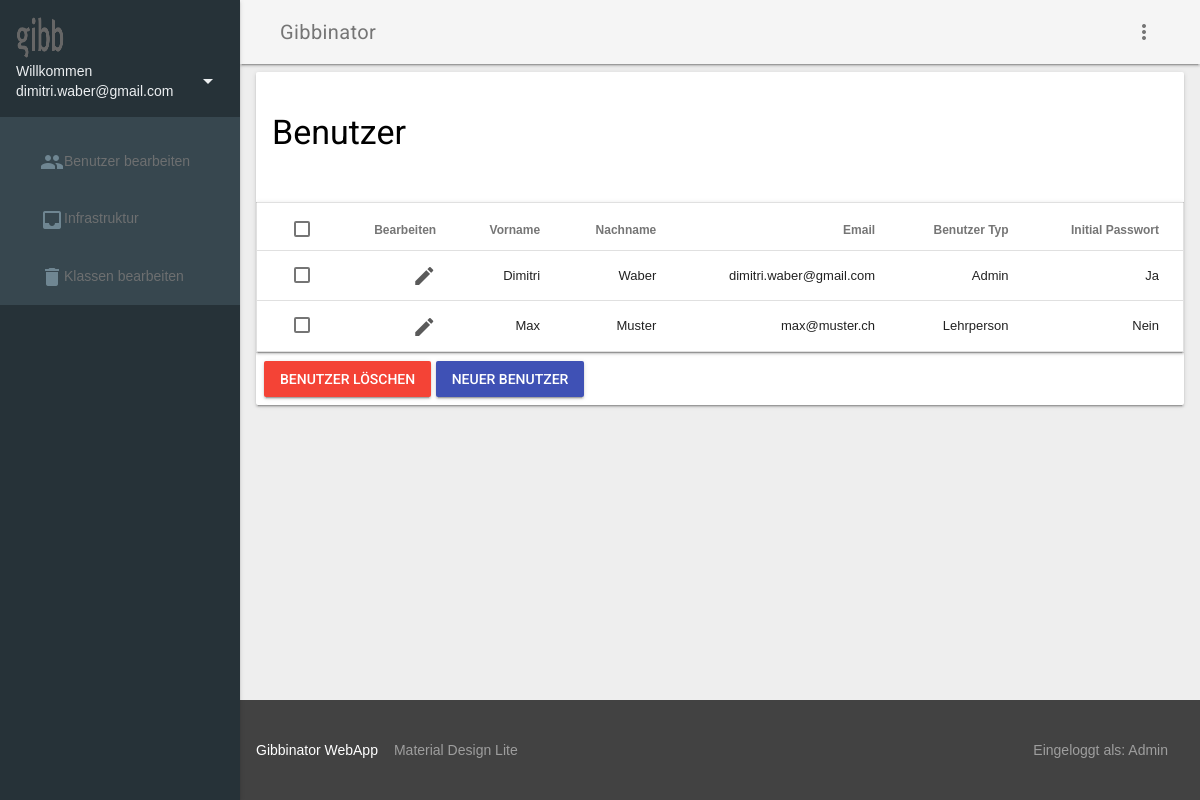
The app's page /admin/index (signed in), older data.
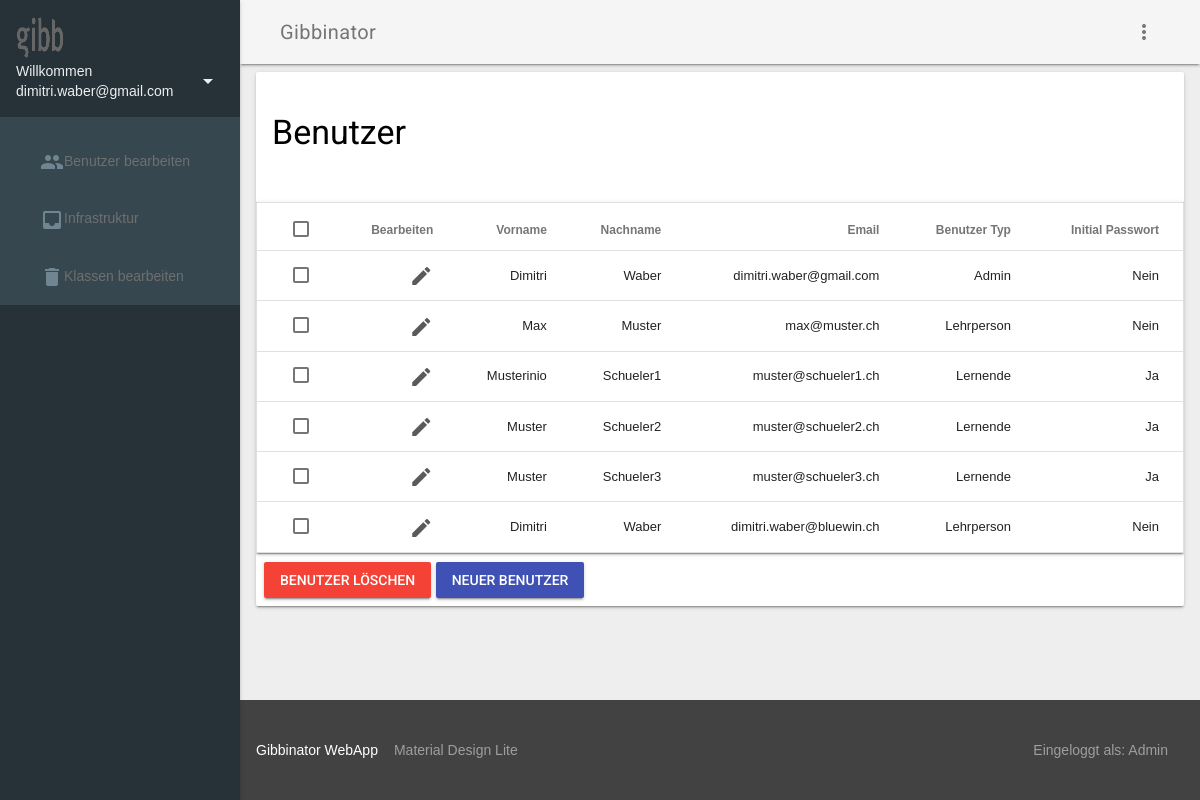
The same page, newer data.
### tables this page shows
CREATE TABLE `user` (
  `id` int(10) NOT NULL,
  `vorname` varchar(255) NOT NULL,
  `nachname` varchar(255) NOT NULL,
  `email` varchar(255) NOT NULL,
  `password` varchar(255) NOT NULL,
  `user_type` int(10) NOT NULL,
  `initial_pw` tinyint(1) NOT NULL
);

CREATE TABLE `usertype` (
  `id` int(10) NOT NULL,
  `bezeichnung` varchar(100) NOT NULL
);

### lib/View.php (called while the page is built, shortened)
<?php
class View
{
    private $viewfile 	= null;
    public function __construct($viewfile, $properties = array())
    {
        $viewfile = "./view/$viewfile.php";
        if (file_exists($viewfile)) {
            $this->viewfile = $viewfile;
        }
    }
    public function display()
    {
        require_once($this->viewfile);
    }
}

### controller/AdminController.php (called while the page is built, shortened)
<?php
class AdminController
{
    private $message;
    public function __construct()
    {
        $view = new View('header', array('title' => 'Startseite', 'heading' => 'Startseite'));
        $view->display();
    }
    public function index()
    {
        $userModel = new UserModel();
        try {
            $result = $userModel->readAll();
        } catch (Exception $e) {
            $result = null;
        }
        $usertypeModel = new UsertypeModel();
        try {
            $usertypes = $usertypeModel->readAll();
        } catch (Exception $e) {
            $usertypes = null;
        }
        $view = new View('admin_index');
        $view->users = $result;
        $view->usertypes = $usertypes;
        $view->display();
    }
    public function __destruct()
    {
        $view = new View('footer');
        $view->message = $this->message;
        $view->display();
    }
}

### index.php (called while the page is built, shortened)
<?php
require_once 'lib/Dispatcher.php';
require_once 'lib/View.php';
$dispatcher = new Dispatcher();
$dispatcher->dispatch();

### lib/ConnectionHandler.php (called while the page is built, shortened)
<?php
class ConnectionHandler
{
    private static $connection = null;
    public static function getConnection()
    {
        if (self::$connection === null) {
            $config = require 'config.php';
            $host = $config['database']['host'];
            $username = $config['database']['username'];
            $password = $config['database']['password'];
            $database = $config['database']['database'];
            self::$connection = new MySQLi($host, $username, $password, $database);
            self::$connection->set_charset('latin1_general_cs');
        }
        return self::$connection;
    }
}

### lib/Model.php (called while the page is built, shortened)
<?php
require_once 'ConnectionHandler.php';
class Model
{
    protected $tableName = null;
    public function readAll($max = 100)
    {
        $query = "SELECT * FROM {$this->tableName} LIMIT 0, $max";
        $statement = ConnectionHandler::getConnection()->prepare($query);
        $statement->execute();
        $result = $statement->get_result();
        $rows = array();
        while ($row = $result->fetch_object()) {
            $rows[] = $row;
        }
        return $rows;
    }
}

### view/admin_index.php (the view, shortened to what this page needs)
<div class="mdl-grid mdl-layout__content">
    <div class="mdl-card mdl-card-form mdl-cell--12-col mdl-grid mdl-grid--no-spacing  mdl-shadow--2dp" id="user_results">
        <div class="mdl-card__title">
            <h3>Benutzer</h3>
        </div>
        <table class="mdl-cell--12-col mdl-data-table mdl-js-data-table mdl-data-table--selectable mdl-shadow--2dp"
               id="users_table">
            <thead>
            <tr>
                <th class="user_table">Bearbeiten</th>
                <th class="user_table">Vorname</th>
                <th class="user_table">Nachname</th>
                <th class="user_table">Email</th>
                <th class="user_table">Benutzer Typ</th>
                <th class="user_table">Initial Passwort</th>
            </tr>
            </thead>
            <tbody>
            <?php
            foreach ($users as $row) {
                echo '
          <tr data-id="' . $row->id . '">
          <td>
          <form id="form-select-user-' . $row->id . '" action="/admin/edit_user" method="post">
          <a href="#" id="form-select-user-button-' . $row->id . '" class="mdl-navigation__link">
          <i class="material-icons">edit</i>
          </a>
          <input type="hidden" name="user_id" value="' . $row->id . '">
          <script>
          $(document).ready(function() {
            $("#form-select-user-button-' . $row->id . '").click(function(e) {
              $("#form-select-user-' . $row->id . '").submit();
            });
          });
          </script>
          </form>
          </td>
          <td>' . $row->vorname . '</td>
          <td>' . $row->nachname . '</td>
          <td>' . $row->email . '</td>
          <td>';
                foreach ($usertypes as $usertype) {
                    if ($usertype->id == $row->user_type) {
                        echo $usertype->bezeichnung;
                    }
                }
                echo '</td>
          <td>';
                if ($row->initial_pw == 0) {
                    echo 'Nein';
                } else {
                    echo 'Ja';
                }
                echo '</td>
          </tr>
          ';
            }
            ?>
            </tbody>
        </table>
        <div class="mdl-card__actions mdl-card--border">
            <button class="mdl-button mdl-js-ripple-effect mdl-js-button mdl-button--raised mdl-button--colored form_button add_to_button mdl-color--red"
                    id="delete_button">
                Benutzer Löschen
            </button>
            <a class="addUserButton mdl-button mdl-js-ripple-effect mdl-js-button mdl-button--raised mdl-button--colored form_button add_to_button"
               id="add_button" href="/admin/new_user">
                Neuer Benutzer
            </a>
        </div>
    </div>
</div>

### view/header.php (shortened to what this page needs)
<!DOCTYPE html>
<html lang="en">
<head>
    <link rel="stylesheet" href="https://code.getmdl.io/1.3.0/material.cyan-light_blue.min.css">
    <link href="/view/css/material.min.css" rel="stylesheet">
    <link href="/view/css/fullcalendar.css" rel="stylesheet"/>
    <link href="/view/css/style.css" rel="stylesheet">
</head>
<body>
<div class="mdl-layout mdl-js-layout mdl-layout--fixed-drawer mdl-layout--fixed-header">
    <header class="mdl-layout__header mdl-color--grey-100 mdl-color-text--grey-600">
        <div class="mdl-layout__header-row">
            <span class="mdl-layout-title">Gibbinator</span>
            <button class="mdl-button mdl-js-button mdl-js-ripple-effect mdl-button--icon" id="hdrbtn">
                <i class="material-icons">more_vert</i>
            </button>
        </div>
    </header>
    <div class="mdl-layout__drawer mdl-color--blue-grey-900 mdl-color-text--blue-grey-50">
        <?php if (isset($_SESSION ['loggedin']) && $_SESSION ['loggedin'] == true) {
            echo '<header class="mdl-drawer-header" id="loggedin">
                <img src="/view/images/gibb_logo.svg.png" alt="Profile Image couldn\'t load..."
                     class="gibbinator-avatar">
                <div class="gibbinator-avatar-dropdown">
                    <span>Willkommen ' . $_SESSION ['user']['name'] . '</span>
                    <div class="mdl-layout-spacer"></div>
                    <button id="accbtn" class="mdl-button mdl-js-button mdl-js-ripple-effect mdl-button--icon">
                        <i class="material-icons" role="presentation">arrow_drop_down</i>
                        <span class="visuallyhidden">Accounts</span>
                    </button>
                    <ul class="mdl-menu mdl-menu--bottom-right mdl-js-menu mdl-js-ripple-effect" for="accbtn">
                        <li class="mdl-menu__item"><a class="mdl-navigation__link" href="/user/edit_profile">Angaben
                                bearbeiten</a></li>
                        <li class="mdl-menu__item"><a class="mdl-navigation__link"
                                                      href="/user/logout">Logout</a></li>
                    </ul>
                </div>
            </header>';
            switch ($_SESSION['userType'] ['id']) {
                case 1:
                    echo '
                    <nav class="demo-navigation mdl-navigation mdl-color--blue-grey-800">
                        <a class="mdl-navigation__link" href="/admin/index"><i
                                class="mdl-color-text--blue-grey-400 material-icons"
                                role="presentation">group</i>Benutzer bearbeiten</a>
                        <a class="mdl-navigation__link" href="/admin/infra"><i class="mdl-color-text--blue-grey-400 material-icons"
                                                               role="presentation">inbox</i>Infrastruktur</a>
                        <a class="mdl-navigation__link" href="/admin/classes"><i
                                class="mdl-color-text--blue-grey-400 material-icons"
                                role="presentation">delete</i>Klassen bearbeiten</a>
                    </nav>';
                    break;
            }
            ?>
        <?php } ?>
    </div>
    <main class="mdl-layout__content mdl-color--grey-200">

### view/footer.php (shortened to what this page needs)
</main>
<footer class="mdl-mini-footer">
    <div class="mdl-mini-footer__left-section">
        <div class="mdl-logo">Gibbinator WebApp</div>
        <ul class="mdl-mini-footer__link-list">
            <li><a href="http://www.getmdl.io/index.html" target="_blank">Material Design Lite</a></li>
        </ul>
    </div>
    <?php if (isset($_SESSION ['loggedin']) && $_SESSION ['loggedin'] == true) {?>
        <div class="mdl-mini-footer__right-section">
            <ul class="mdl-mini-footer__link-list">
                <li>Eingeloggt als: <?php echo $_SESSION ['userType'] ['name'] ?></li>
            </ul>
        </div>
    <?php }?>
</footer>
</div>
</body>
</html>

### lib/Dispatcher.php (shortened to what this page needs)
<?php
class Dispatcher
{
    public static function dispatch()
    {
        $url = explode('/', trim($_SERVER['REQUEST_URI'], '/'));
        $method         = !empty($url[1]) ? $url[1] : 'login';
        $args           = array_slice($url, 2);
        $controller = new $controllerName();
        call_user_func_array(array($controller, $method), $args);
        unset($controller);
        $page = ob_get_contents();
        echo $page;
    }
}

### view/css/style.css (style rules this page uses)
.mdl-drawer-header { box-sizing: border-box; display: -webkit-flex; display: -ms-flexbox; display: flex; -webkit-flex-direction: column; -ms-flex-direction: column; flex-direction: column; -webkit-justify-content: flex-end; -ms-flex-pack: end; justify-content: flex-end; padding: 16px; height: 151px; }
.mdl-layout__drawer { border: none; }
.gibbinator-avatar { width: 48px; height: 48px; border-radius: 24px; }
#loggedin { height: 117px; }
#users_table { margin-top: 10px; }
a.addUserButton { -webkit-appearance: button; -moz-appearance: button; appearance: button; text-decoration: none; color: initial; }
.gibbinator-avatar-dropdown { display: -webkit-box; display: -webkit-flex; display: -ms-flexbox; display: flex; position: relative; -webkit-box-orient: horizontal; -webkit-box-direction: normal; -webkit-flex-direction: row; -ms-flex-direction: row; flex-direction: row; -webkit-box-align: center; -webkit-align-items: center; -ms-flex-align: center; align-items: center; width: 100%; }
html, body { height: 100%; }
.mdl-mini-footer { margin-left: 240px; }

Row changes from the older to the newer data that the page shows:
changed user "dimitri.waber@gmail.com": initial_pw "Ja" → "Nein"
added user: vorname "Musterinio", nachname "Schueler1", email "muster@schueler1.ch", initial_pw "Ja"
now on this page (row unchanged): usertype: bezeichnung "Lernende"
added user: vorname "Muster", nachname "Schueler2", email "muster@schueler2.ch", initial_pw "Ja"
added user: vorname "Muster", nachname "Schueler3", email "muster@schueler3.ch", initial_pw "Ja"
added user: vorname "Dimitri", nachname "Waber", email "dimitri.waber@bluewin.ch", initial_pw "Nein", usertype (bezeichnung "Lehrperson")
